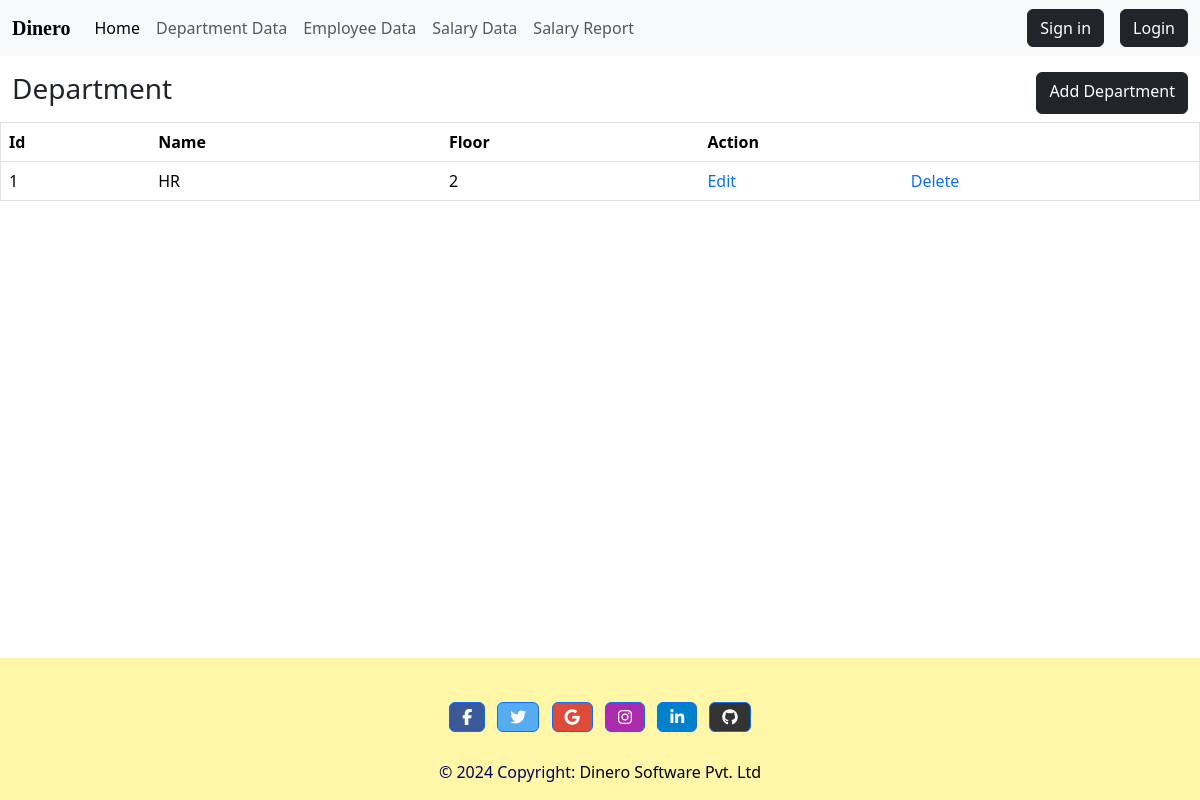
The app's page /d_list with its own data.
### eapp/models.py (models this page shows, shortened)
class Department(models.Model):
    name = models.CharField(max_length=255)
    floor = models.IntegerField()

### eapp/views.py (the view)
# urls.py: path('d_list',v.d_list,name='d_list'),
def d_list(request):
    d=Department.objects.all()
    context={'data':d}
    return render(request,'d_list.html',context)

### eapp/templates/d_list.html
{% extends 'base.html' %}
{% block body %}
<div class="container-fluid d-flex justify-content-between mt-3">
    <h3>Department</h3>
    <a class="btn btn-dark ms-3" href="{% url 'add_department' %}">Add Department</a>
</div>
<table class="table mt-2" border="1">
    <thead>
        <tr>
            <th>Id</th>
            <th>Name</th>
            <th>Floor</th>
            <th colspan="2">Action</th>
        </tr>
    </thead>
    <tbody>
        {% for i in data %}
        <tr>
            <td>{{i.id}}</td>
            <td>{{i.name}}</td>
            <td>{{i.floor}}</td>
            <td><a href="{% url 'edit_d' i.id %}">Edit</a></td>
            <td><a href="{% url 'delete_d' i.id %}">Delete</a></td>
        </tr>
        {%endfor%}
    </tbody>
</table>
{% endblock body %}

### eapp/templates/base.html (style rules this page uses)
a { text-decoration: none; font-weight: 500; }

### records on screen
Department: id "1", name "HR", floor "2"
